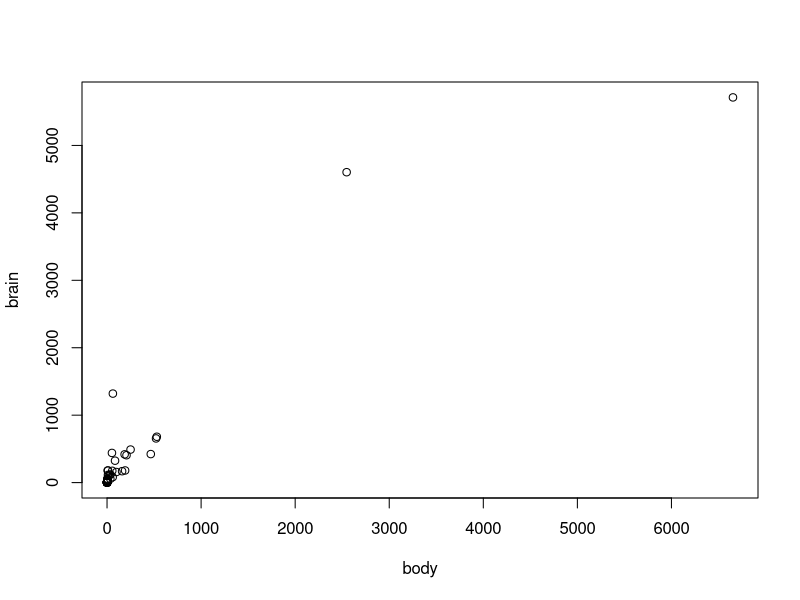
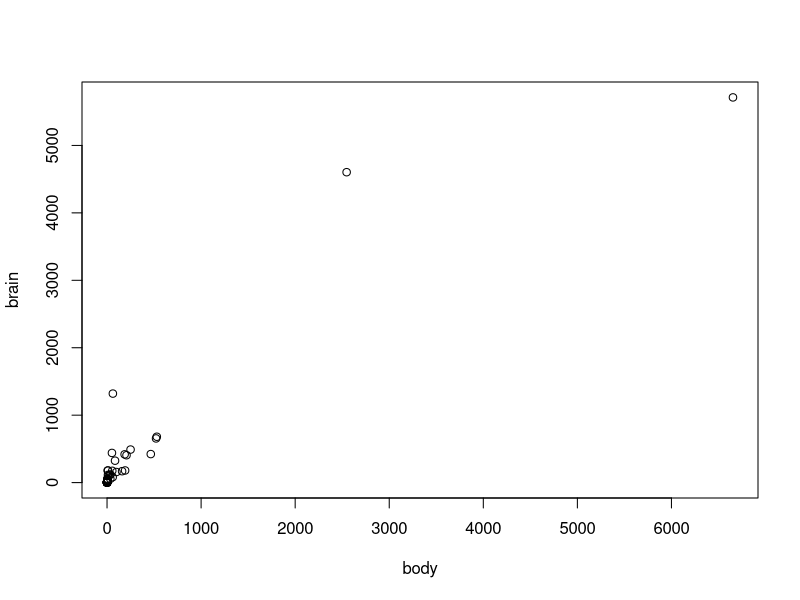
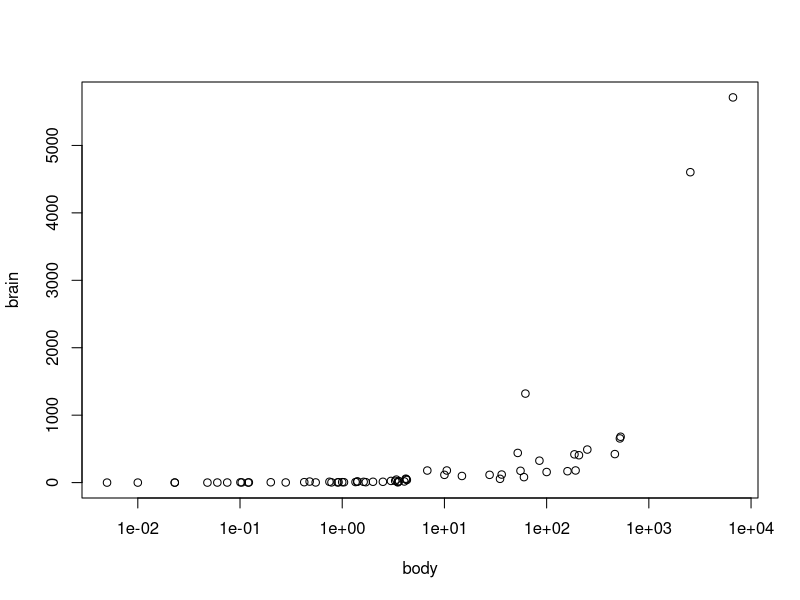
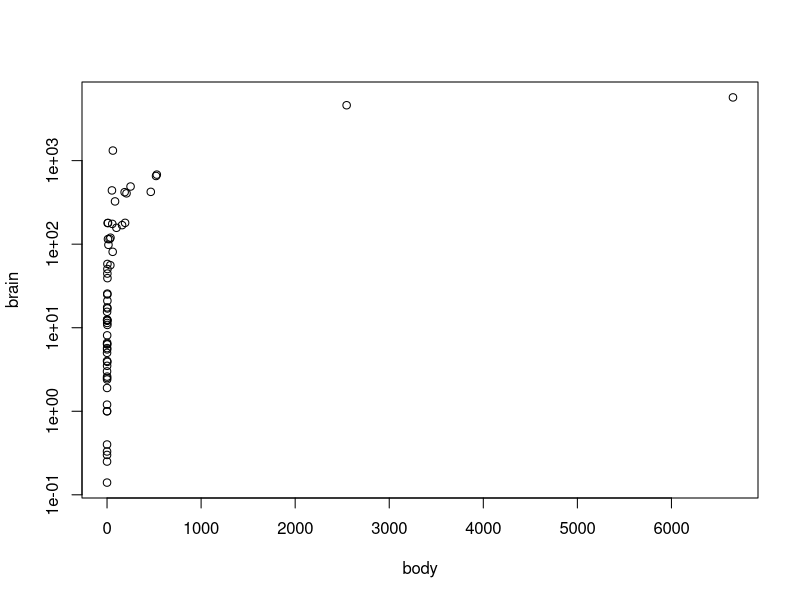
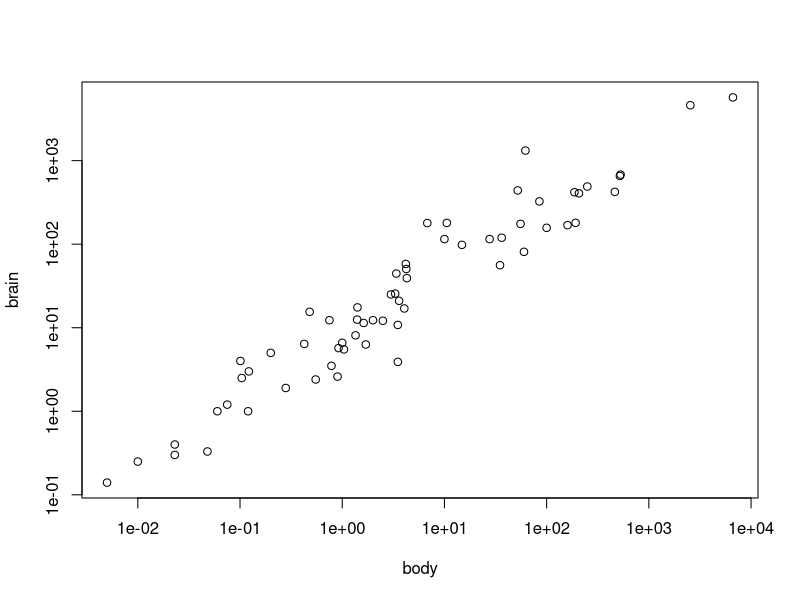
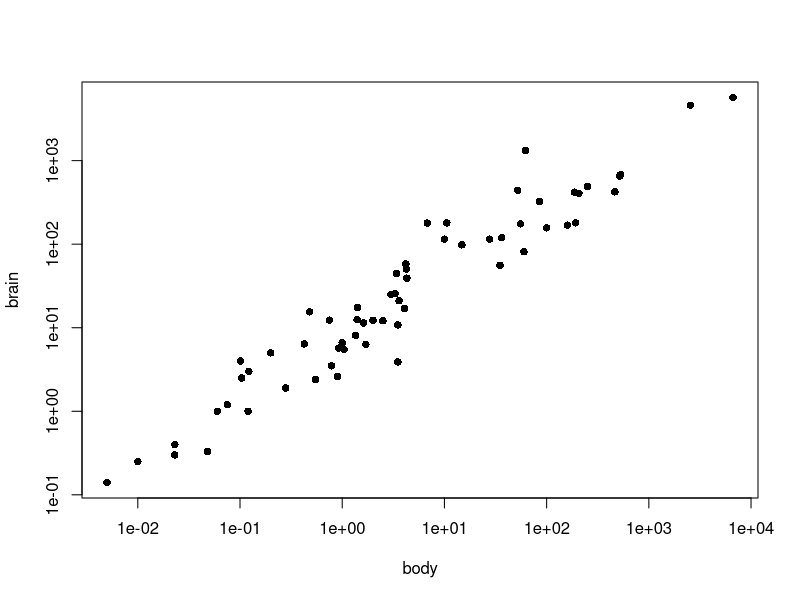
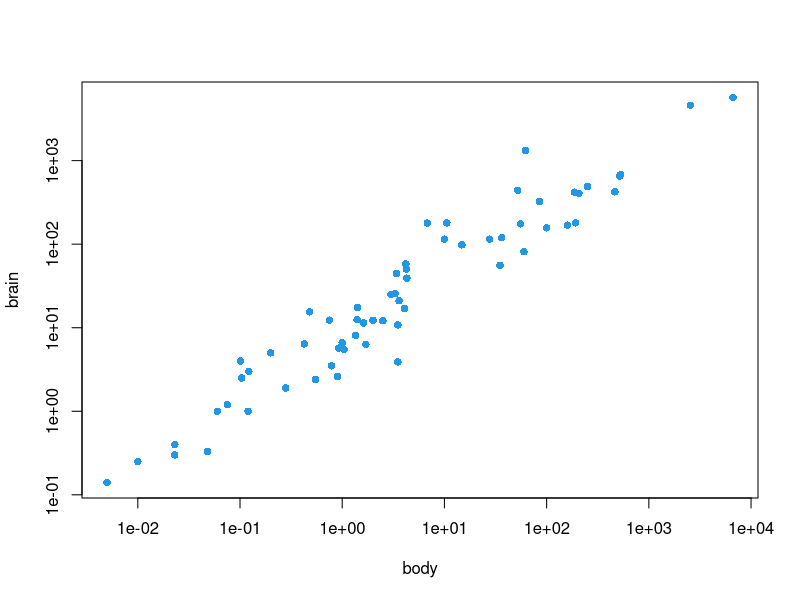
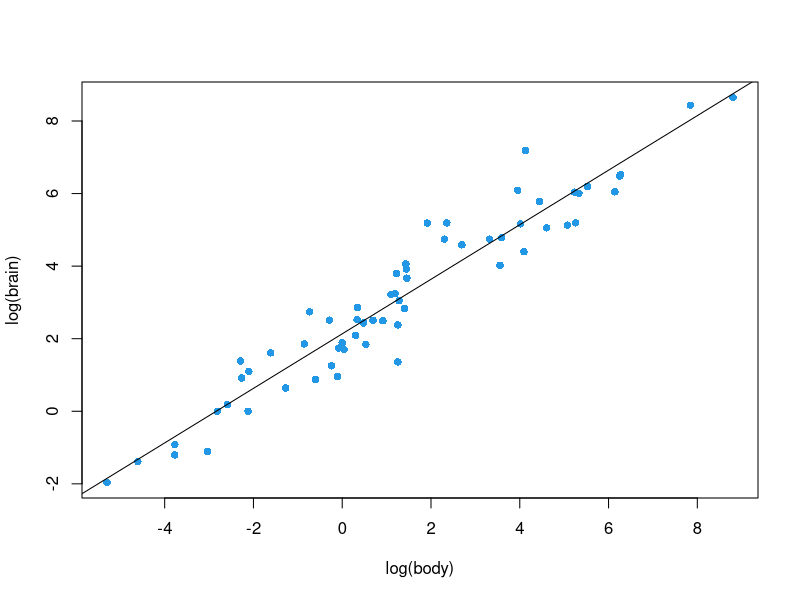

The R source for these figures, in order:
## ---- chunk 1
library(MASS)
data(mammals)
## ---- chunk 2
plot(mammals)
## ---- chunk 3
plot(brain ~ body, data = mammals)
## ---- chunk 4
plot(brain ~ body, data = mammals, log = "x")
## ---- chunk 5
plot(brain ~ body, data = mammals, log = "y")
## ---- chunk 6
plot(brain ~ body, data = mammals, log = "xy")
## ---- chunk 7
plot(brain ~ body, data = mammals, log = "xy", pch = 16)
## ---- chunk 8
plot(brain ~ body, data = mammals, log = "xy", pch = 16, col = 4)
## ---- chunk 9
brain_model <- lm(log(brain) ~ log(body), data = mammals)
plot(log(brain) ~ log(body), data = mammals,  pch = 16, col = 4)
abline(brain_model)
